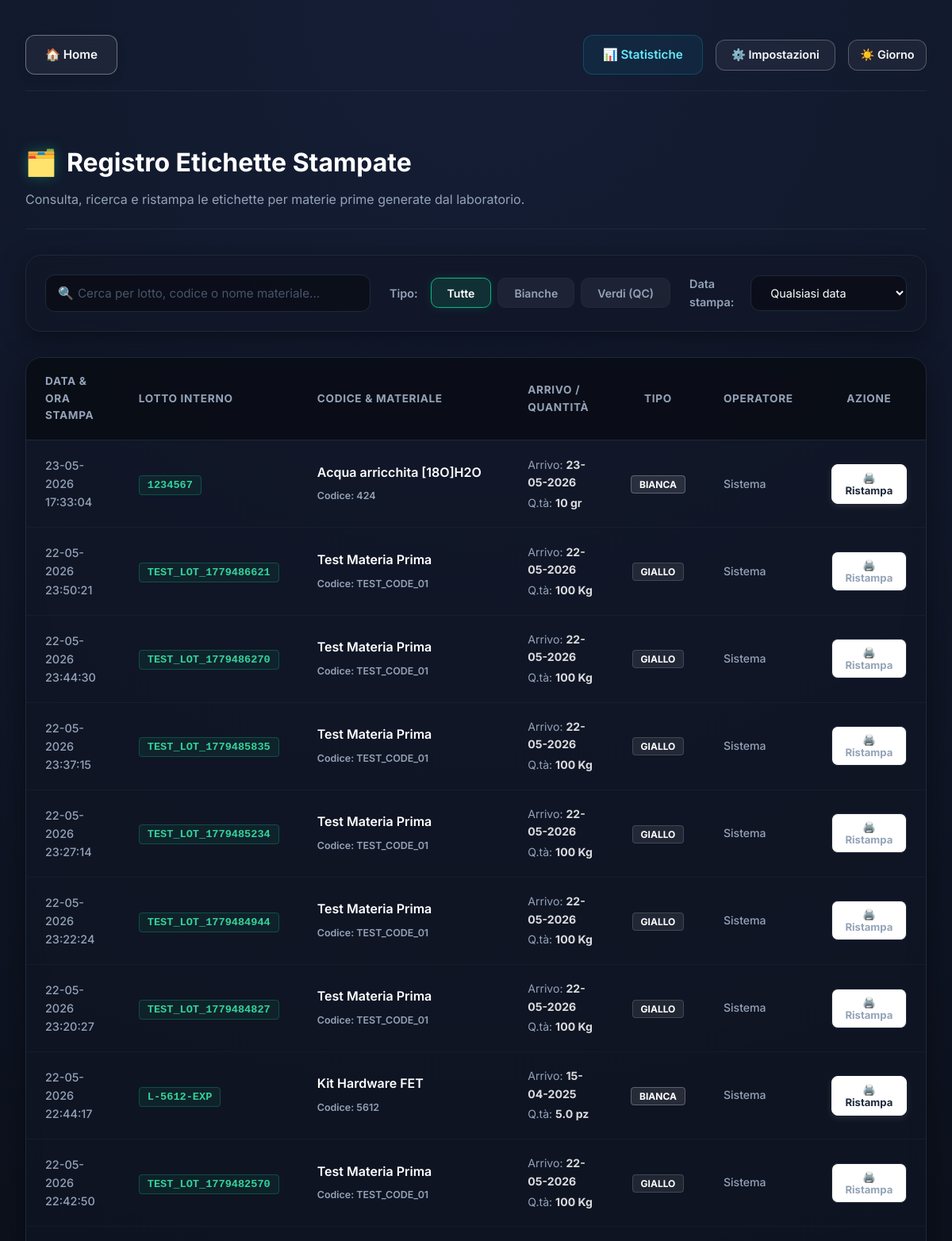
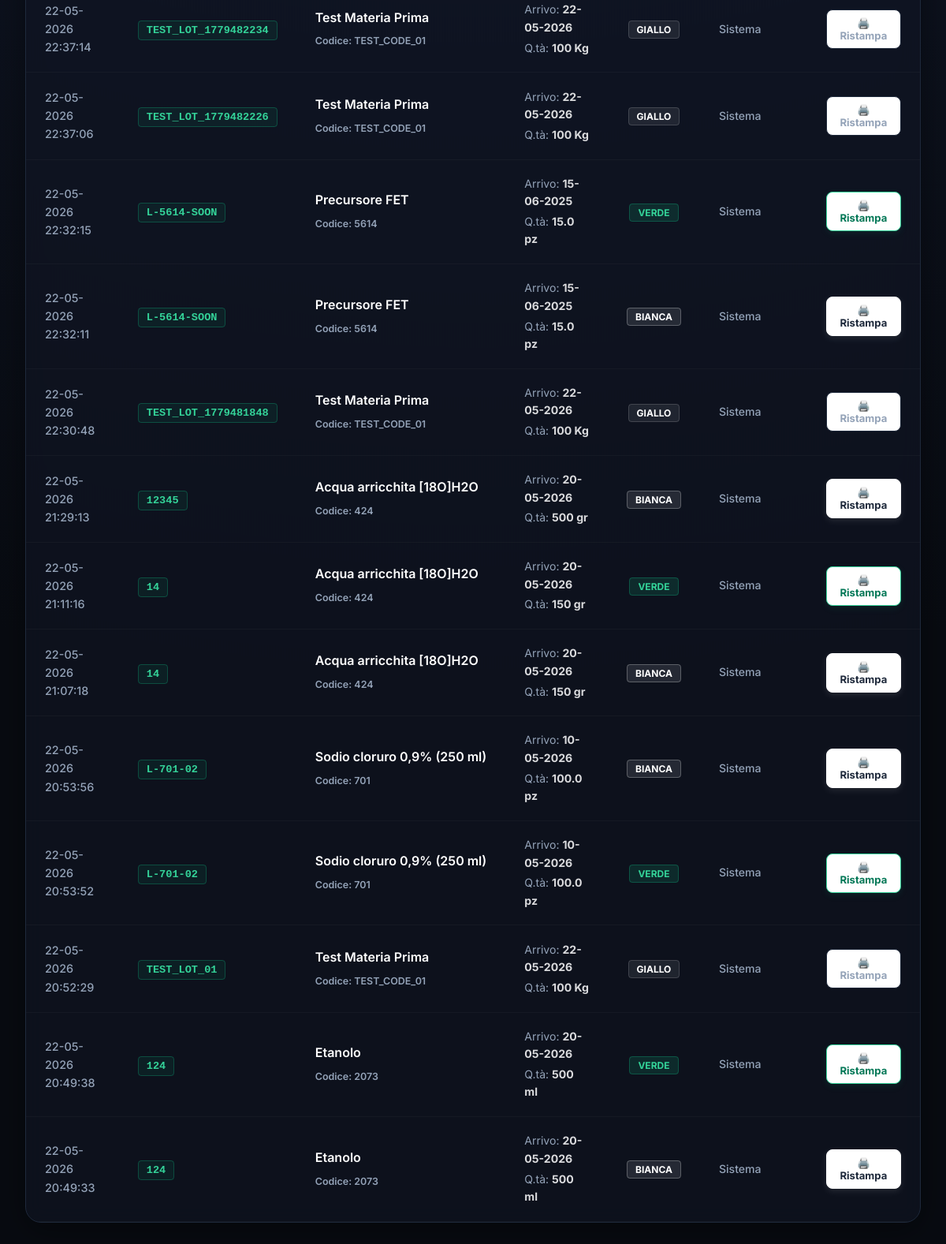
The page /storico_etichetta on the database as committed earlier (2 pictures, top to bottom).
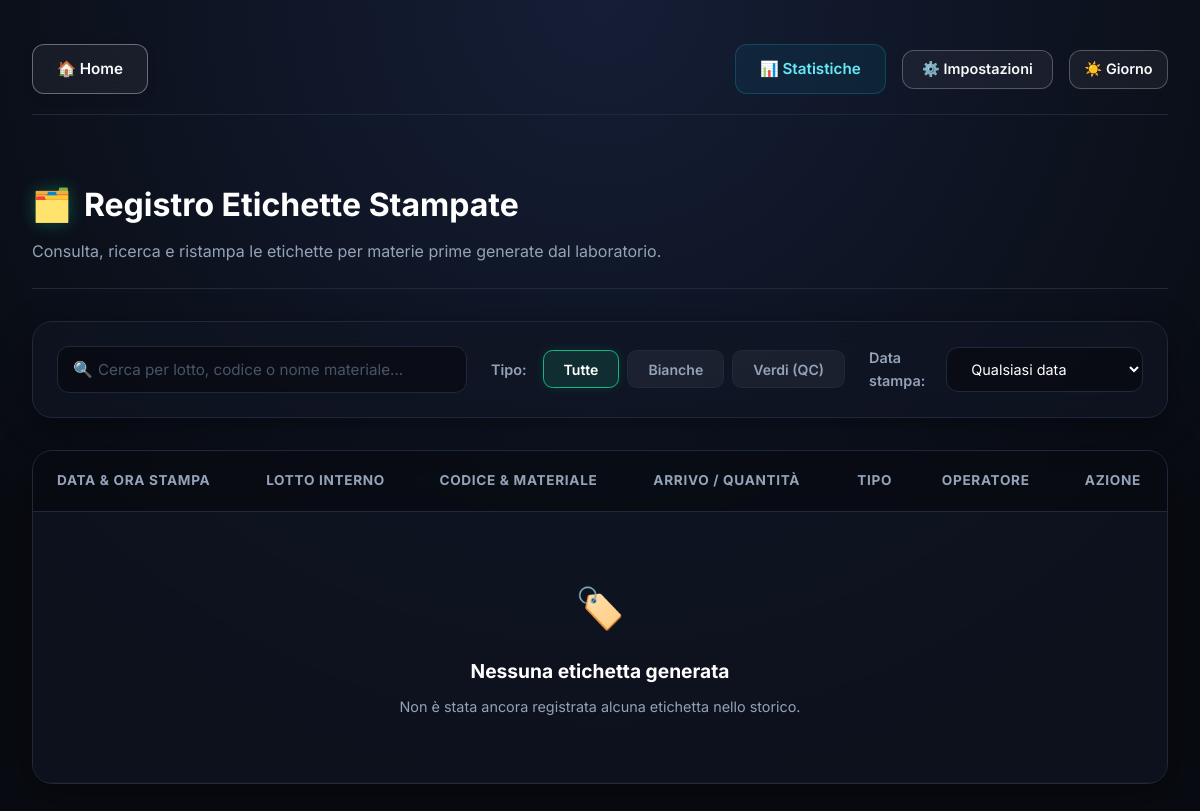
The same page on the database as committed later.
### tables this page shows
CREATE TABLE Storico_Etichette (
                id INTEGER PRIMARY KEY AUTOINCREMENT,
                data_ora TEXT NOT NULL,
                lotto_interno TEXT NOT NULL,
                codice_mp TEXT NOT NULL,
                nome_mp TEXT NOT NULL,
                data_arrivo TEXT NOT NULL,
                quantita TEXT NOT NULL,
                tipo_stampa TEXT NOT NULL,
                operatore TEXT
            );

### routes/etichette.py (the view)
    @app.route('/storico_etichetta')
    def storico_etichetta():
        conn = get_db_connection()
        try:
            rows = conn.execute('''
                SELECT S.id, S.data_ora, S.lotto_interno, S.codice_mp, S.nome_mp, S.data_arrivo, S.quantita, S.tipo_stampa, S.operatore,
                       L.lotto_fornitore, L.data_scadenza, L.data_approvazione
                FROM Storico_Etichette S
                LEFT JOIN Lotti_Interni L ON S.lotto_interno = L.lotto_interno
                ORDER BY S.id DESC
            ''').fetchall()
            etichette = [dict(row) for row in rows]
        except Exception as e:
            app.logger.error(f"Errore nel recupero dello storico etichette: {e}", exc_info=True)
            etichette = []
        finally:
            conn.close()
        return render_template('storico_etichetta.html', etichette=etichette)

### db_utils.py (called while the page is built)
def get_db_connection():
    conn = sqlite3.connect(RESOLVED_DB_PATH)
    conn.row_factory = sqlite3.Row
    return conn

### templates/storico_etichetta.html (shortened to what the changed rows need)
{% extends 'base.html' %}
{% block content %}
<div style="max-width: 1200px; margin: 0 auto; padding: 1.5rem 0; width: 100%;">
    <div style="display: flex; flex-direction: column; gap: 0.5rem; margin-bottom: 2rem; border-bottom: 1px solid var(--border-color); padding-bottom: 1.5rem;">
        <h2 style="font-size: 2rem; font-weight: 700; color: white; display: flex; align-items: center; gap: 0.75rem;">
            <span style="filter: drop-shadow(0 0 8px rgba(16, 185, 129, 0.4));">🗂️</span> Registro Etichette Stampate
        </h2>
    </div>
    <div class="table-container" style="background: rgba(17, 23, 38, 0.6); border: 1px solid var(--border-color); border-radius: 1.25rem; overflow: hidden; backdrop-filter: blur(12px); box-shadow: 0 10px 40px rgba(0,0,0,0.4); margin-bottom: 2rem;">
        <table id="history-table" style="width: 100%; border-collapse: collapse; text-align: left;">
            <thead>
                <tr style="border-bottom: 1px solid var(--border-color); background: rgba(0, 0, 0, 0.25);">
                    <th style="padding: 1.2rem 1.5rem; color: var(--text-secondary); font-size: 0.85rem; font-weight: 700; letter-spacing: 0.05em; text-transform: uppercase;">Data & Ora Stampa</th>
                    <th style="padding: 1.2rem 1.5rem; color: var(--text-secondary); font-size: 0.85rem; font-weight: 700; letter-spacing: 0.05em; text-transform: uppercase;">Lotto Interno</th>
                    <th style="padding: 1.2rem 1.5rem; color: var(--text-secondary); font-size: 0.85rem; font-weight: 700; letter-spacing: 0.05em; text-transform: uppercase;">Codice & Materiale</th>
                    <th style="padding: 1.2rem 1.5rem; color: var(--text-secondary); font-size: 0.85rem; font-weight: 700; letter-spacing: 0.05em; text-transform: uppercase;">Arrivo / Quantità</th>
                    <th style="padding: 1.2rem 1.5rem; color: var(--text-secondary); font-size: 0.85rem; font-weight: 700; letter-spacing: 0.05em; text-transform: uppercase; text-align: center;">Tipo</th>
                    <th style="padding: 1.2rem 1.5rem; color: var(--text-secondary); font-size: 0.85rem; font-weight: 700; letter-spacing: 0.05em; text-transform: uppercase;">Operatore</th>
                    <th style="padding: 1.2rem 1.5rem; color: var(--text-secondary); font-size: 0.85rem; font-weight: 700; letter-spacing: 0.05em; text-transform: uppercase; text-align: center;">Azione</th>
                </tr>
            </thead>
            <tbody>
                {% if etichette %}
                    {% for et in etichette %}
                    <tr class="history-row"
                        data-id="{{ et.id }}"
                        data-tipo-stampa="{{ et.tipo_stampa }}"
                        data-data-ora="{{ et.data_ora }}"
                        data-lotto-interno="{{ et.lotto_interno }}"
                        data-codice-mp="{{ et.codice_mp }}"
                        data-nome-mp="{{ et.nome_mp }}"
                        data-data-arrivo="{{ et.data_arrivo }}"
                        data-quantita="{{ et.quantita }}"
                        data-lotto-fornitore="{{ et.lotto_fornitore or '-' }}"
                        data-data-scadenza="{{ et.data_scadenza or '-' }}"
                        data-data-approvazione="{{ et.data_approvazione or '-' }}"
                        style="border-bottom: 1px solid rgba(255, 255, 255, 0.03); transition: background 0.2s;"
                        onmouseover="this.style.background='rgba(255,255,255,0.015)'"
                        onmouseout="this.style.background='transparent'">
                        <td style="padding: 1.2rem 1.5rem; font-size: 0.9rem; color: var(--text-secondary); font-weight: 500;">
                            {{ et.data_ora }}
                        </td>
                        <td style="padding: 1.2rem 1.5rem;">
                            <span class="badge-lotto" style="font-family: monospace; font-size: 0.85rem; font-weight: 700; padding: 4px 10px; border-radius: 4px; border: 1px solid rgba(16, 185, 129, 0.3); background: rgba(16, 185, 129, 0.08); color: #34d399;">
                                {{ et.lotto_interno }}
                            </span>
                        </td>
                        <td style="padding: 1.2rem 1.5rem;">
                            <div style="font-weight: 600; color: white; margin-bottom: 0.2rem; max-width: 320px; overflow: hidden; text-overflow: ellipsis; white-space: nowrap;" title="{{ et.nome_mp }}">
                                {{ et.nome_mp }}
                            </div>
                            <span style="font-size: 0.78rem; color: var(--text-secondary); font-weight: 600;">
                                Codice: {{ et.codice_mp }}
                            </span>
                        </td>
                        <td style="padding: 1.2rem 1.5rem; font-size: 0.88rem;">
                            <div style="color: var(--text-secondary); margin-bottom: 0.2rem;">
                                Arrivo: <strong style="color: rgba(255,255,255,0.85);">{{ et.data_arrivo | dateformat }}</strong>
                            </div>
                            <div style="color: var(--text-secondary);">
                                Q.tà: <strong style="color: rgba(255,255,255,0.85);">{{ et.quantita }}</strong>
                            </div>
                        </td>
                        <td style="padding: 1.2rem 1.5rem; text-align: center;">
                            {% if et.tipo_stampa == 'BIANCO' %}
                                <span class="badge-stampa" style="background: rgba(255, 255, 255, 0.1); color: #ffffff; border: 1px solid rgba(255, 255, 255, 0.25); font-weight: 700; font-size: 0.75rem; padding: 3px 10px; border-radius: 4px; text-transform: uppercase;">
                                    Bianca
                                </span>
                            {% elif et.tipo_stampa == 'VERDE' %}
                                <span class="badge-stampa" style="background: rgba(16, 185, 129, 0.15); color: #34d399; border: 1px solid rgba(16, 185, 129, 0.3); font-weight: 700; font-size: 0.75rem; padding: 3px 10px; border-radius: 4px; text-transform: uppercase;">
                                    Verde
                                </span>
                            {% else %}
                                <span class="badge-stampa" style="background: rgba(255, 255, 255, 0.08); color: white; border: 1px solid rgba(255, 255, 255, 0.15); font-weight: 700; font-size: 0.75rem; padding: 3px 10px; border-radius: 4px; text-transform: uppercase;">
                                    {{ et.tipo_stampa }}
                                </span>
                            {% endif %}
                        </td>
                        <td style="padding: 1.2rem 1.5rem; font-size: 0.88rem; color: var(--text-secondary); font-weight: 500;">
                            {{ et.operatore or 'Sistema' }}
                        </td>
                        <td style="padding: 1.2rem 1.5rem; text-align: center;">
                            {% if et.tipo_stampa == 'BIANCO' %}
                                <button onclick="ristampaEtichetta(this)" class="btn-ristampa-table btn-white-ristampa" title="Ristampa questa etichetta bianca">
                                    🖨️ Ristampa
                                </button>
                            {% elif et.tipo_stampa == 'VERDE' %}
                                <button onclick="ristampaEtichetta(this)" class="btn-ristampa-table btn-green-ristampa" title="Ristampa questa etichetta verde approvata">
                                    🖨️ Ristampa
                                </button>
                            {% else %}
                                <button onclick="ristampaEtichetta(this)" class="btn-ristampa-table btn-neutral-ristampa" title="Ristampa questa etichetta">
                                    🖨️ Ristampa
                                </button>
                            {% endif %}
                        </td>
                    </tr>
                    {% endfor %}
                {% else %}
                    <tr id="table-empty-row">
                        <td colspan="7" style="padding: 4rem 2rem; text-align: center; color: var(--text-secondary);">
                            <div style="font-size: 2.5rem; margin-bottom: 1rem;">🏷️</div>
                            <h4 style="color: white; margin-bottom: 0.5rem; font-size: 1.2rem;">Nessuna etichetta generata</h4>
                            <p style="font-size: 0.9rem;">Non è stata ancora registrata alcuna etichetta nello storico.</p>
                        </td>
                    </tr>
                {% endif %}
            </tbody>
        </table>
    </div>
</div>
{% endblock %}

Rows that differ between the two databases and show on the page:
removed Storico_Etichette: data_ora "23-05-2026 17:33:04", lotto_interno "1234567", nome_mp "Acqua arricchita [18O]H2O", codice_mp "424", data_arrivo "23-05-2026", quantita "10 gr", tipo_stampa "BIANCA", operatore "Sistema"
removed Storico_Etichette: data_ora "22-05-2026 23:50:21", lotto_interno "TEST_LOT_1779486621", nome_mp "Test Materia Prima", codice_mp "TEST_CODE_01", data_arrivo "22-05-2026", quantita "100 Kg", tipo_stampa "GIALLO", operatore "Sistema", shows "🖨️ Ristampa"
removed Storico_Etichette: data_ora "22-05-2026 23:44:30", lotto_interno "TEST_LOT_1779486270", nome_mp "Test Materia Prima", codice_mp "TEST_CODE_01", data_arrivo "22-05-2026", quantita "100 Kg", tipo_stampa "GIALLO", operatore "Sistema", shows "🖨️ Ristampa"
removed Storico_Etichette: data_ora "22-05-2026 23:37:15", lotto_interno "TEST_LOT_1779485835", nome_mp "Test Materia Prima", codice_mp "TEST_CODE_01", data_arrivo "22-05-2026", quantita "100 Kg", tipo_stampa "GIALLO", operatore "Sistema", shows "🖨️ Ristampa"
removed Storico_Etichette: data_ora "22-05-2026 23:27:14", lotto_interno "TEST_LOT_1779485234", nome_mp "Test Materia Prima", codice_mp "TEST_CODE_01", data_arrivo "22-05-2026", quantita "100 Kg", tipo_stampa "GIALLO", operatore "Sistema", shows "🖨️ Ristampa"
removed Storico_Etichette: data_ora "22-05-2026 23:22:24", lotto_interno "TEST_LOT_1779484944", nome_mp "Test Materia Prima", codice_mp "TEST_CODE_01", data_arrivo "22-05-2026", quantita "100 Kg", tipo_stampa "GIALLO", operatore "Sistema", shows "🖨️ Ristampa"
removed Storico_Etichette: data_ora "22-05-2026 23:20:27", lotto_interno "TEST_LOT_1779484827", nome_mp "Test Materia Prima", codice_mp "TEST_CODE_01", data_arrivo "22-05-2026", quantita "100 Kg", tipo_stampa "GIALLO", operatore "Sistema", shows "🖨️ Ristampa"
removed Storico_Etichette: data_ora "22-05-2026 22:44:17", lotto_interno "L-5612-EXP", nome_mp "Kit Hardware FET", codice_mp "5612", data_arrivo "15-04-2025", quantita "5.0 pz", tipo_stampa "BIANCA", operatore "Sistema"
removed Storico_Etichette: data_ora "22-05-2026 22:42:50", lotto_interno "TEST_LOT_1779482570", nome_mp "Test Materia Prima", codice_mp "TEST_CODE_01", data_arrivo "22-05-2026", quantita "100 Kg", tipo_stampa "GIALLO", operatore "Sistema", shows "🖨️ Ristampa"
removed Storico_Etichette: data_ora "22-05-2026 22:37:14", lotto_interno "TEST_LOT_1779482234", nome_mp "Test Materia Prima", codice_mp "TEST_CODE_01", data_arrivo "22-05-2026", quantita "100 Kg", tipo_stampa "GIALLO", operatore "Sistema", shows "🖨️ Ristampa"
removed Storico_Etichette: data_ora "22-05-2026 22:37:06", lotto_interno "TEST_LOT_1779482226", nome_mp "Test Materia Prima", codice_mp "TEST_CODE_01", data_arrivo "22-05-2026", quantita "100 Kg", tipo_stampa "GIALLO", operatore "Sistema", shows "🖨️ Ristampa"
removed Storico_Etichette: data_ora "22-05-2026 22:32:15", lotto_interno "L-5614-SOON", nome_mp "Precursore FET", codice_mp "5614", data_arrivo "15-06-2025", quantita "15.0 pz", tipo_stampa "VERDE", operatore "Sistema"
removed Storico_Etichette: data_ora "22-05-2026 22:32:11", lotto_interno "L-5614-SOON", nome_mp "Precursore FET", codice_mp "5614", data_arrivo "15-06-2025", quantita "15.0 pz", tipo_stampa "BIANCA", operatore "Sistema"
removed Storico_Etichette: data_ora "22-05-2026 22:30:48", lotto_interno "TEST_LOT_1779481848", nome_mp "Test Materia Prima", codice_mp "TEST_CODE_01", data_arrivo "22-05-2026", quantita "100 Kg", tipo_stampa "GIALLO", operatore "Sistema", shows "🖨️ Ristampa"
removed Storico_Etichette: data_ora "22-05-2026 21:29:13", lotto_interno "12345", nome_mp "Acqua arricchita [18O]H2O", codice_mp "424", data_arrivo "20-05-2026", quantita "500 gr", tipo_stampa "BIANCA", operatore "Sistema"
removed Storico_Etichette: data_ora "22-05-2026 21:11:16", lotto_interno "14", nome_mp "Acqua arricchita [18O]H2O", codice_mp "424", data_arrivo "20-05-2026", quantita "150 gr", tipo_stampa "VERDE", operatore "Sistema"
removed Storico_Etichette: data_ora "22-05-2026 21:07:18", lotto_interno "14", nome_mp "Acqua arricchita [18O]H2O", codice_mp "424", data_arrivo "20-05-2026", quantita "150 gr", tipo_stampa "BIANCA", operatore "Sistema"
removed Storico_Etichette: data_ora "22-05-2026 20:53:56", lotto_interno "L-701-02", nome_mp "Sodio cloruro 0,9% (250 ml)", codice_mp "701", data_arrivo "10-05-2026", quantita "100.0 pz", tipo_stampa "BIANCA", operatore "Sistema"
removed Storico_Etichette: data_ora "22-05-2026 20:53:52", lotto_interno "L-701-02", nome_mp "Sodio cloruro 0,9% (250 ml)", codice_mp "701", data_arrivo "10-05-2026", quantita "100.0 pz", tipo_stampa "VERDE", operatore "Sistema"
removed Storico_Etichette: data_ora "22-05-2026 20:52:29", lotto_interno "TEST_LOT_01", nome_mp "Test Materia Prima", codice_mp "TEST_CODE_01", data_arrivo "22-05-2026", quantita "100 Kg", tipo_stampa "GIALLO", operatore "Sistema", shows "🖨️ Ristampa"
removed Storico_Etichette: data_ora "22-05-2026 20:49:38", lotto_interno "124", nome_mp "Etanolo", codice_mp "2073", data_arrivo "20-05-2026", quantita "500 ml", tipo_stampa "VERDE", operatore "Sistema"
removed Storico_Etichette: data_ora "22-05-2026 20:49:33", lotto_interno "124", nome_mp "Etanolo", codice_mp "2073", data_arrivo "20-05-2026", quantita "500 ml", tipo_stampa "BIANCA", operatore "Sistema"
Other text that changed with them:
text now shown: "🏷️ Nessuna etichetta generata Non è stata ancora registrata alcuna etichetta nello storico."
